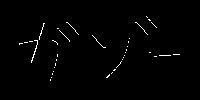

Here is the Python script that generated this plot:
import cv2
import numpy as np
import matplotlib.pyplot as plt


# thining algorythm
def thining(img):
    # get shape
    H, W, C = img.shape

    # prepare out image
    out = np.zeros((H, W), dtype=np.int)
    out[img[..., 0] > 0] = 1

    count = 1
    while count > 0:
        count = 0
        tmp = out.copy()
        # each pixel ( rasta scan )
        for y in range(H):
            for x in range(W):
                # skip black pixel
                if out[y, x] < 1:
                    continue
                
                # count satisfied conditions
                judge = 0
                
                ## condition 1
                if (tmp[y, min(x+1, W-1)] + tmp[max(y-1, 0), x] + tmp[y, max(x-1, 0)] + tmp[min(y+1, H-1), x]) < 4:
                    judge += 1
                    
                ## condition 2
                c = 0
                c += (tmp[y,min(x+1, W-1)] - tmp[y, min(x+1, W-1)] * tmp[max(y-1, 0),min(x+1, W-1)] * tmp[max(y-1, 0), x])
                c += (tmp[max(y-1,0), x] - tmp[max(y-1,0), x] * tmp[max(y-1, 0), max(x-1, 0)] * tmp[y, max(x-1, 0)])
                c += (tmp[y, max(x-1, 0)] - tmp[y,max(x-1, 0)] * tmp[min(y+1, H-1), max(x-1, 0)] * tmp[min(y+1, H-1), x])
                c += (tmp[min(y+1, H-1), x] - tmp[min(y+1, H-1), x] * tmp[min(y+1, H-1), min(x+1, W-1)] * tmp[y, min(x+1, W-1)])
                if c == 1:
                    judge += 1
                    
                ##x condition 3
                if np.sum(tmp[max(y-1, 0) : min(y+2, H), max(x-1, 0) : min(x+2, W)]) >= 4:
                    judge += 1
                
                # if all conditions are satisfied
                if judge == 3:
                    out[y, x] = 0
                    count += 1

    out = out.astype(np.uint8) * 255

    return out


# Read image
img = cv2.imread("gazo.png").astype(np.float32)

# thining
out = thining(img)

# Save result
cv2.imwrite("out.png", out)
cv2.imshow("result", out)
cv2.waitKey(0)
cv2.destroyAllWindows()
